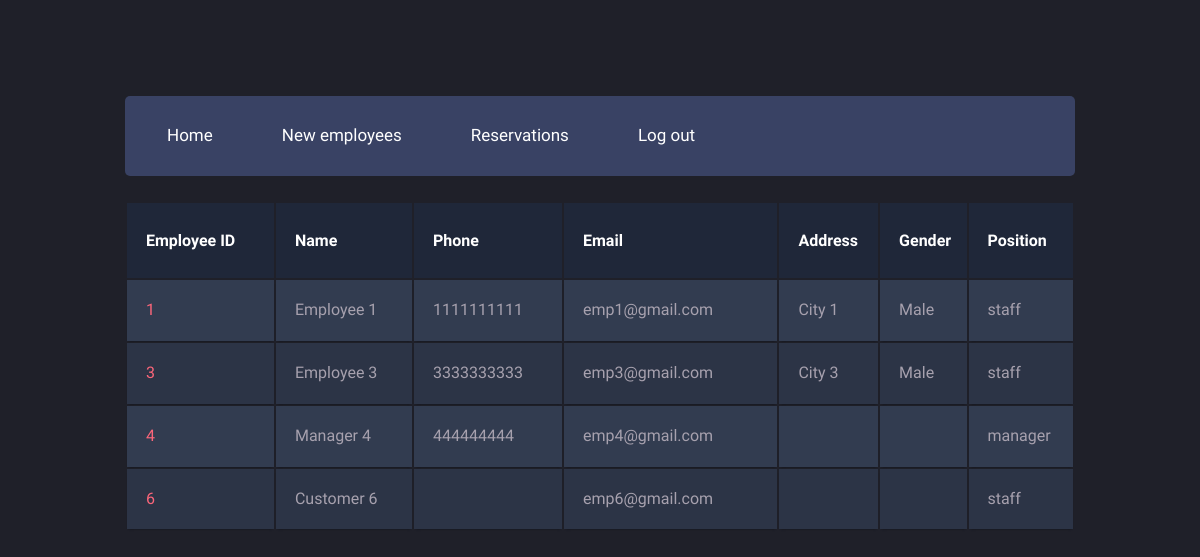
Page /managers/employees.php on the earlier database version.
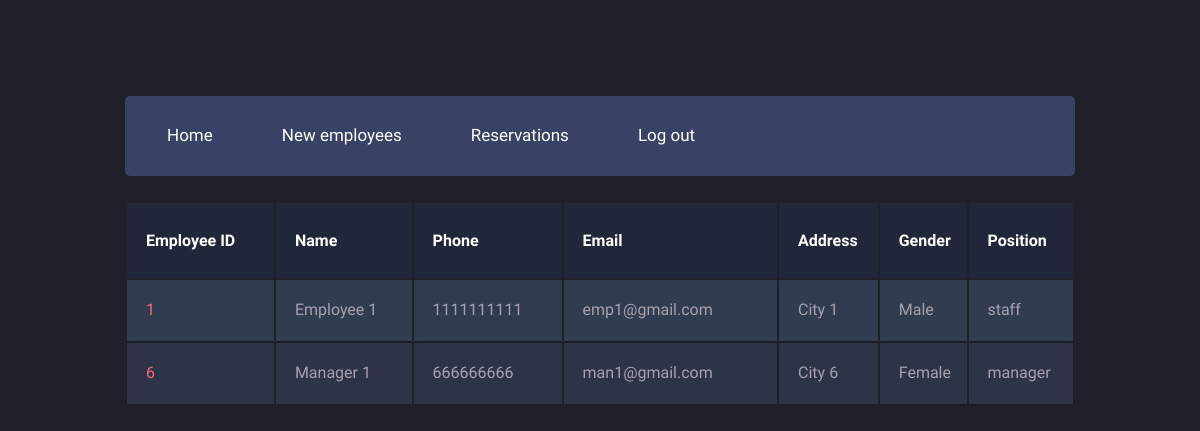
Same page on the later database version.
### tables this page shows
CREATE TABLE `Employees` (
  `empID` int(11) NOT NULL,
  `empName` varchar(100) DEFAULT NULL,
  `empPhone` varchar(20) DEFAULT NULL,
  `empEmail` varchar(100) NOT NULL,
  `empAddress` varchar(200) DEFAULT NULL,
  `empGender` varchar(45) DEFAULT NULL,
  `position` varchar(45) DEFAULT NULL,
  `password` varchar(200) NOT NULL,
  `Hotels_hotelID` int(11) NOT NULL
);

### managers/employees.php (the view, shortened to what this page needs)
<?php
    $empID = $_SESSION['empID'];
    include "../db_connect.php";
    $sql = "SELECT *
            from employees
            where hotels_hotelID = 1
            and empID != '$empID';";
    $result = $conn->query($sql);
?>
<!DOCTYPE html>
<html>
    <head>
        <link rel="stylesheet" href="menu.css">
        <link rel="stylesheet" href="table.css">
    </head>
    <body>
        <div class="main-container">
            <header class="block">
                <ul class="header-menu horizontal-list">
                    <li>
                        <a class="header-menu-tab" href="home.php"><span class="icon fontawesome-user scnd-font-color"></span>Home</a>
                    </li>
                    <li>
                        <a class="header-menu-tab" href="createEmployees.php"><span class="icon fontawesome-user scnd-font-color"></span>New employees</a>
                    </li>
                    <li>
                        <a class="header-menu-tab" href="reservations.php"><span class="icon fontawesome-star-empty scnd-font-color"></span>Reservations</a>
                    </li>
                    <li>
                        <a class="header-menu-tab" href="../account/logout.php"><span class="icon fontawesome-envelope scnd-font-color"></span>Log out</a>
                    </li>
                </ul>
                <div class="profile-menu">
                    <p><?php echo $_SESSION['empName']; ?> <a href=""><span class="entypo-down-open scnd-font-color"></span></a></p>
                </div>
            </header>
            <table class="container">
                <thead>
                    <tr>
                        <th><h1>Employee ID</h1></th>
                        <th><h1>Name</h1></th>
                        <th><h1>Phone</h1></th>
                        <th><h1>Email</h1></th>
                        <th><h1>Address</h1></th>
                        <th><h1>Gender</h1></th>
                        <th><h1>Position</h1></th>
                    </tr>
                </thead>
                <tbody>
                    <?php
                        if ($result->num_rows > 0) {
                            while ($row = $result->fetch_assoc()) {
                    ?>
                                <tr>
                                    <td><?php echo $row['empID']; ?> </td>
                                    <td><?php echo $row['empName']; ?> </td>
                                    <td><?php echo $row['empPhone']; ?> </td>
                                    <td><?php echo $row['empEmail']; ?> </td>
                                    <td><?php echo $row['empAddress']; ?> </td>
                                    <td><?php echo $row['empGender']; ?> </td>
                                    <td><?php echo $row['position']; ?> </td>
                                </tr>
                    <?php
                            }
                        }
                    ?>
                </tbody>
            </table>
        </div>
    </body>
</html>

Differences in the rows shown:
no longer on this page (row edited): employees: empID "3", empName "Employee 3", empPhone "3333333333", empEmail "emp3@gmail.com", empAddress "City 3", empGender "Male", position "staff"
no longer on this page (row edited): employees: empID "4", empName "Manager 4", empPhone "444444444", empEmail "emp4@gmail.com", position "manager"
changed employees id 6: empName "Customer 6" → "Manager 1"; empPhone (not shown) → "666666666"; empEmail "emp6@gmail.com" → "man1@gmail.com"; empAddress (not shown) → "City 6"; empGender (not shown) → "Female"; position "staff" → "manager"
